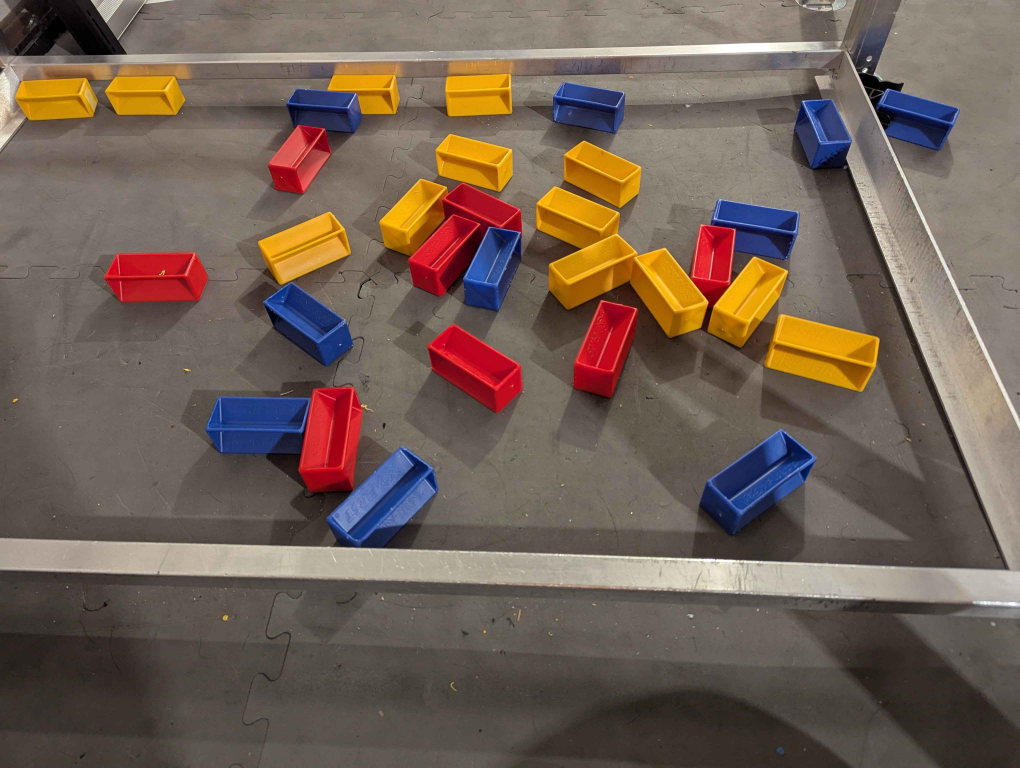
#> input picture img3.jpg, 4080 x 3072 px, found by its file name (shown at 1/4 size)
$ python Michael2.py
#> lines starting #> are read from the running program, lines starting #| are printed output that depends on the picture; after the words box and inside, x2 and y2 are one past the last pixel; in counts of white or black regions, pixels touching at a corner belong together
import cv2
import numpy as np

asdf = []


# img = cv2.imread("imgs/img1.png")
img = cv2.imread("img3.jpg")
#> img is the input picture: shape (3072, 4080, 3); mean B, G, R 84.7, 96.4, 113.2
# make the img actually visible
img = cv2.resize(img, (600, 800), img)
#> img: shape (800, 600, 3)

# --- BLUE CONSTANTS ---
#lowHSV = np.array([0, 60, 30])
#highHSV = np.array([80, 255, 255])

# --- RED CONSTANTS ---
#lowHSV = np.array([115, 60, 80])
#highHSV = np.array([180, 255, 255])

# --- YELLOW CONSTANTS ---
lowHSV = np.array([90, 150, 100])
highHSV = np.array([110, 255, 255])


CONTOUR_THRESH_LOW = 500
CONTOUR_THRESH_HIGH = 4000


dim = (600, 800)

# image 1
# bounds = [(123, 453), (428, 321), (621, 421), (302, 664)]

# image 2
bounds = [(0, 60), (500, 40), (620, 620), (-80, 560)]

# image 3
# bounds = [(120, 60), (520, 180), (520, 480), (120, 520)]


matrix = cv2.getPerspectiveTransform(np.float32(bounds), np.float32([[0, 0], [dim[0], 0], dim, [0, dim[1]]]))

transformed_image = cv2.warpPerspective(img, matrix, dim)

colorImg = transformed_image.copy()
colorImg = cv2.cvtColor(colorImg, cv2.COLOR_BGR2HSV)
#> colorImg: shape (800, 600, 3); mean H, S, V 30.2, 81.9, 122.3
colorImg = cv2.inRange(colorImg, lowHSV, highHSV)
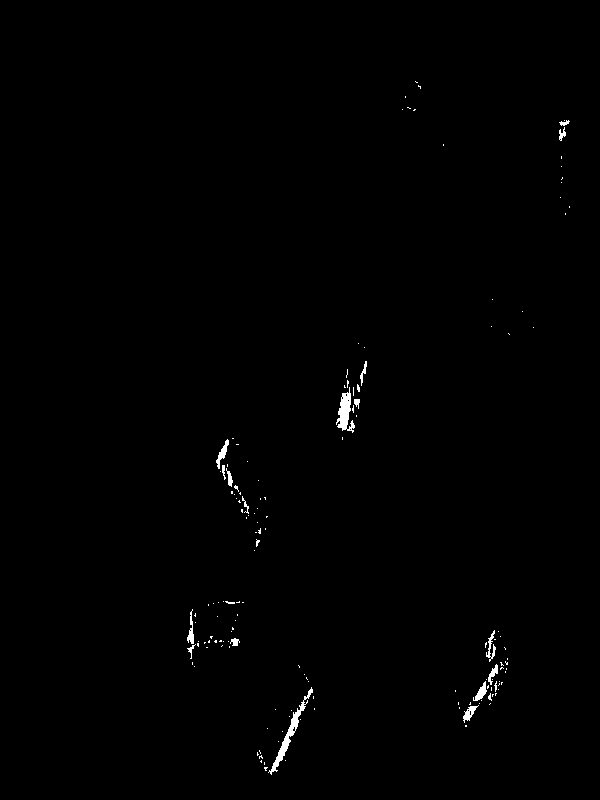
#> colorImg: shape (800, 600); 0.52% white; 152 white regions (135 under 20 px), largest, box (x1, y1, x2, y2) and area: (268, 687, 313, 775) 507, (336, 387, 355, 433) 414, (216, 439, 229, 469) 133


edges = cv2.Canny(img,100,200)
#> edges: shape (800, 600); 4.9% white in thin lines or dots

edges = cv2.warpPerspective(edges, matrix, dim)

kernel = cv2.getStructuringElement(cv2.MORPH_RECT, (3, 3))

imgRed = cv2.dilate(edges, kernel, iterations=3)
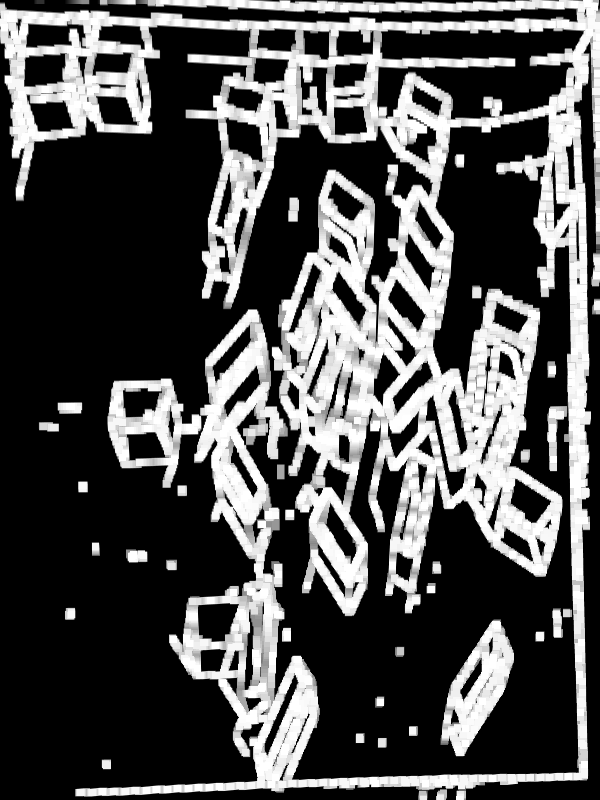
#> imgRed: shape (800, 600); min 0, max 255, mean 78.1
imgRed = cv2.morphologyEx(imgRed, cv2.MORPH_OPEN,
                           kernel,
                           iterations=1)

contours, _ = cv2.findContours(edges, cv2.RETR_TREE, cv2.CHAIN_APPROX_SIMPLE)
#> contours = 832 contours, 613 with area under 20; largest, box (x1, y1, x2, y2) and area: (0, 0, 600, 794) 108358, (197, 312, 277, 576) 9112, (110, 381, 199, 485) 5030, (298, 486, 365, 614) 4224, (388, 451, 434, 611) 3346

contours = [contour for contour in contours if cv2.contourArea(contour) > CONTOUR_THRESH_LOW and cv2.contourArea(contour) < CONTOUR_THRESH_HIGH]
#> contours = 71 contours; largest, box (x1, y1, x2, y2) and area: (388, 451, 434, 611) 3346, (443, 622, 511, 754) 3218, (186, 600, 246, 647) 1964, (240, 591, 275, 719) 1883, (421, 387, 472, 505) 1799

satMask = transformed_image.copy()
satMask = cv2.cvtColor(satMask, cv2.COLOR_RGB2HSV)
#> satMask: shape (800, 600, 3); mean H, S, V 93.4, 81.9, 122.3
satMask = cv2.inRange(satMask, np.array([0, 110, 0]), np.array([255, 255, 255]), satMask)
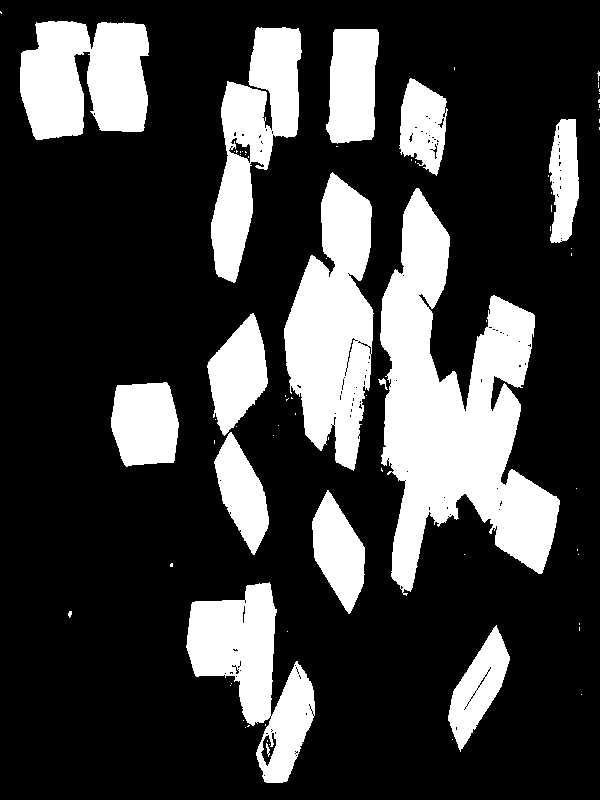
#> satMask: shape (800, 600); 24.7% white; 76 white regions (60 under 20 px), largest, box (x1, y1, x2, y2) and area: (380, 188, 560, 596) 34533, (284, 172, 374, 471) 16829, (20, 21, 149, 140) 12286

contours.sort(key=cv2.contourArea)

samples = []

for contour in contours:
    mask = np.zeros(transformed_image.shape[:2], np.uint8)
    cv2.drawContours(mask, [np.intp(cv2.boxPoints(cv2.minAreaRect(contour)))], -1, 255, cv2.FILLED)

    maskedImg = cv2.bitwise_and(colorImg, colorImg, mask=mask)

    vals = cv2.mean(maskedImg)

    area = cv2.contourArea(contour)

    satVal = vals[0] * transformed_image.shape[0] * transformed_image.shape[1] / area

    satVal /= 255.0

    # print(satVal)

    if (satVal > 0.5):
        samples.append(contour)

        # remove from satmask
        cv2.bitwise_not(mask, mask)
        satMask = cv2.bitwise_and(satMask, satMask, mask=mask)
#> this loop made 71 passes
#> (vals, area, satVal) on passes 1 to 12: ((0, 0, 0, 0), 504.5, 0), ((0, 0, 0, 0), 523, 0), ((0, 0, 0, 0), 524, 0), ((0.0685, 0, 0, 0), 526.5, 0.245), ((0.00106, 0, 0, 0), 533, 0.00375), ((0, 0, 0, 0), 538.5, 0), ((0.0149, 0, 0, 0), 555, 0.0505), ((0.00425, 0, 0, 0), 590, 0.0136), ((0, 0, 0, 0), 596, 0), ((0.025, 0, 0, 0), 597.5, 0.0787), ((0, 0, 0, 0), 604.5, 0), ((0, 0, 0, 0), 611, 0)
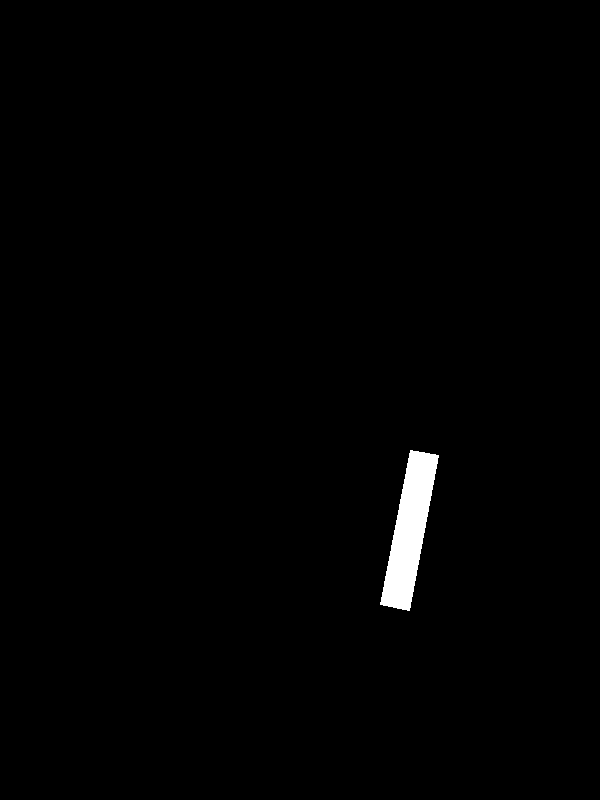
#> mask: shape (800, 600); 0.99% white; 1 white region, box (x1, y1, x2, y2) and area: (380, 450, 439, 611) 4750
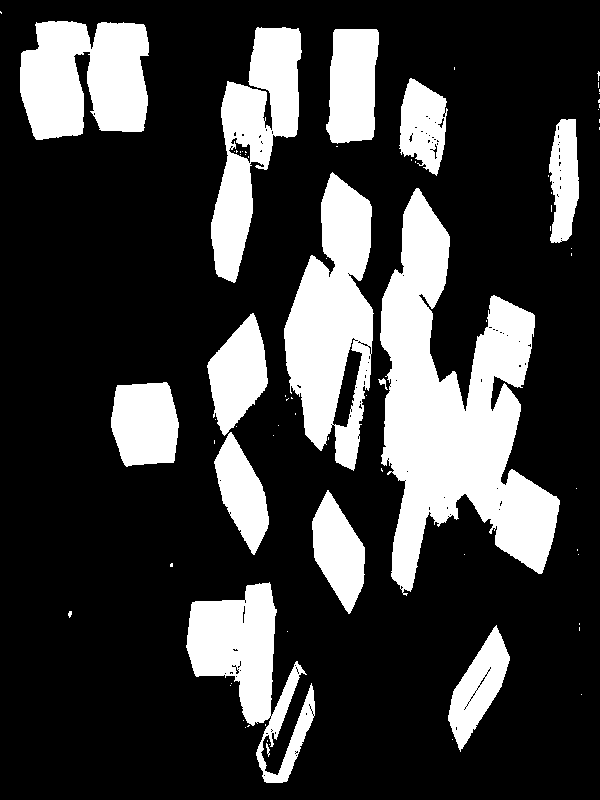
#> satMask: shape (800, 600); 24.2% white; 76 white regions (60 under 20 px)
#> after the loop, samples = 2 contours; box (x1, y1, x2, y2) and area: (267, 674, 310, 774) 724, (335, 351, 357, 425) 696


def filterByRatio(sample) -> bool:
    width = np.linalg.norm(sample[0] - sample[1])
    length = np.linalg.norm(sample[1] - sample[2])

    ratio = length / width
    ratioInverted = width / length

    area = length * width

    MIN_AREA = 100
    MAX_AREA = 4000

    if (area < MIN_AREA) or (area > MAX_AREA):
        return False

    MIN_RATIO = 1.3
    MAX_RATIO = 1000

    if ((ratio > MIN_RATIO) and (ratio < MAX_RATIO)) or ((ratioInverted > MIN_RATIO) and (ratioInverted < MAX_RATIO)):
        return True
    return False

samples = list(map(lambda x: np.int0(cv2.boxPoints(cv2.minAreaRect(x))), samples))
#> samples = [[[346, 426], [333, 423], [349, 350], [361, 353]], [[277, 774], [265, 770], [301, 673], [312, 678]]]
samples = list(filter(filterByRatio, samples))
#> in filterByRatio, `width = np.linalg.norm(sample[0] - sample[1])`: width = 13.34
#> in filterByRatio, `length = np.linalg.norm(sample[1] - sample[2])`: length = 74.73
#> in filterByRatio, `ratio = length / width`: ratio = 5.6
#> in filterByRatio, `ratioInverted = width / length`: ratioInverted = 0.179
#> in filterByRatio, `area = length * width`: area = 997.1


# print(samples)

cv2.drawContours(transformed_image, samples, -1, color=(0, 255, 0), thickness=2)
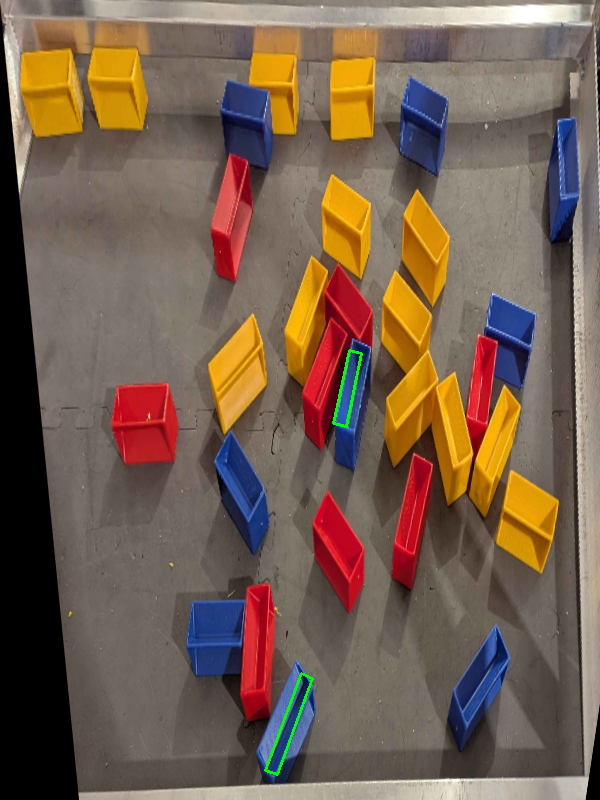
#> transformed_image: shape (800, 600, 3); mean B, G, R 79.3, 95.7, 117.2

cv2.polylines(img, [np.int32(bounds)], True, (255, 0, 0), 5)
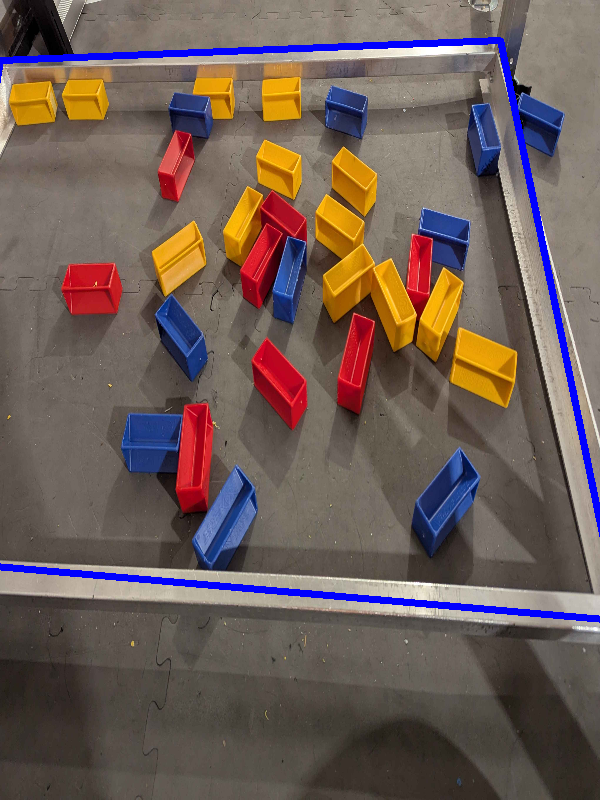
#> img: shape (800, 600, 3); mean B, G, R 87.4, 92.9, 109.4


# display image
cv2.imshow("main", img)
cv2.imshow("edges", edges)
cv2.imshow("sat", satMask)
cv2.imshow("done", transformed_image)
cv2.imshow("yellow", colorImg)

cv2.waitKey(0)

$ run again, with imgs/img1.png saved as img3.jpg
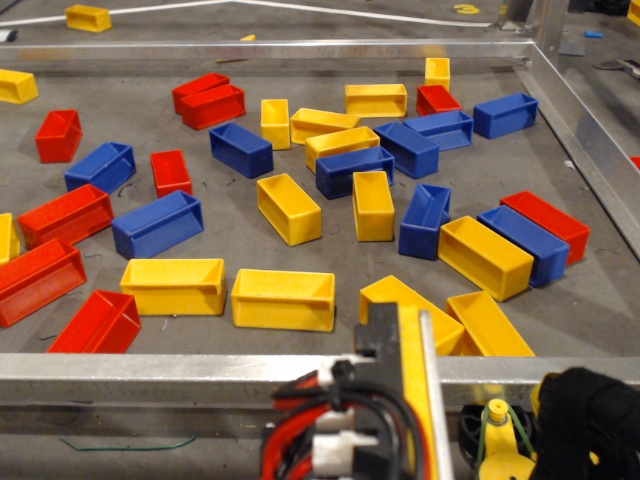
#> input picture imgs/img1.png, 640 x 480 px, found by its file name
#> img is the input picture: shape (480, 640, 3); mean B, G, R 77.7, 103.9, 130.8
#> `contours, _ = cv2.findContours(edges, cv2.RETR_TREE, cv2.CHAIN_APPROX_..`: contours = 570 contours, 471 with area under 20; largest, box (x1, y1, x2, y2) and area: (254, 173, 600, 579) 32760, (69, 337, 276, 800) 26916, (383, 439, 586, 800) 18604, (456, 519, 534, 787) 11389, (213, 134, 294, 312) 9832
#> `contours = [contour for contour in contours if cv2.contourArea(contour..`: contours = 21 contours; largest, box (x1, y1, x2, y2) and area: (71, 452, 158, 566) 3648, (196, 363, 238, 457) 2556, (22, 40, 600, 124) 2472, (112, 344, 168, 442) 2358, (524, 236, 578, 330) 2256
#> the loop `for contour in contours:` made 21 passes
#> (vals, area, satVal) on passes 1 to 8: ((0.00159, 0, 0, 0), 517.5, 0.0058), ((0, 0, 0, 0), 531, 0), ((0, 0, 0, 0), 531.5, 0), ((0, 0, 0, 0), 605, 0), ((0, 0, 0, 0), 682, 0), ((0.0159, 0, 0, 0), 750, 0.04), ((0, 0, 0, 0), 878.5, 0), ((0.00372, 0, 0, 0), 1294.5, 0.00541)
#> after the loop `for contour in contours:`:
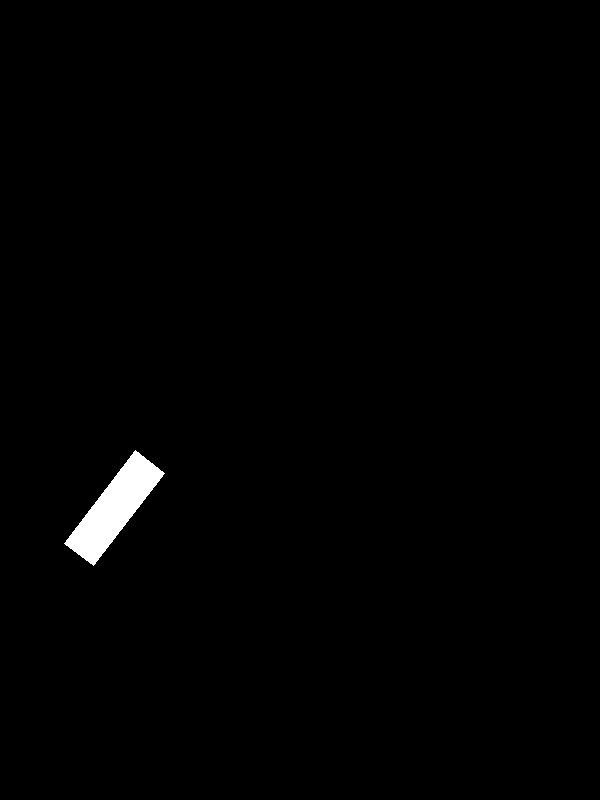
#> mask: shape (800, 600); 0.92% white; 1 white region, box (x1, y1, x2, y2) and area: (64, 450, 165, 566) 4402
#> after the loop `for contour in contours:`: samples = []
#> `cv2.polylines(img, [np.int32(bounds)], True, (255, 0, 0), 5)`:
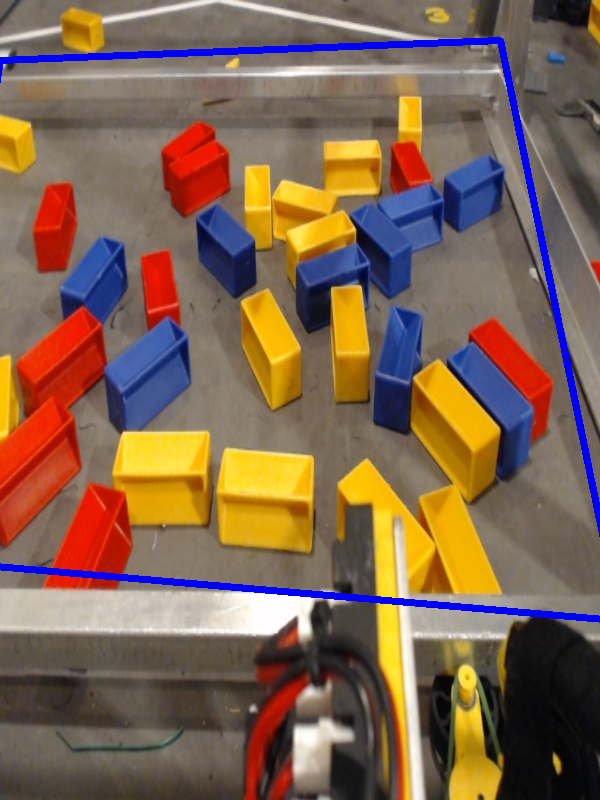
#> img: shape (800, 600, 3); mean B, G, R 81.2, 101.1, 127.6
